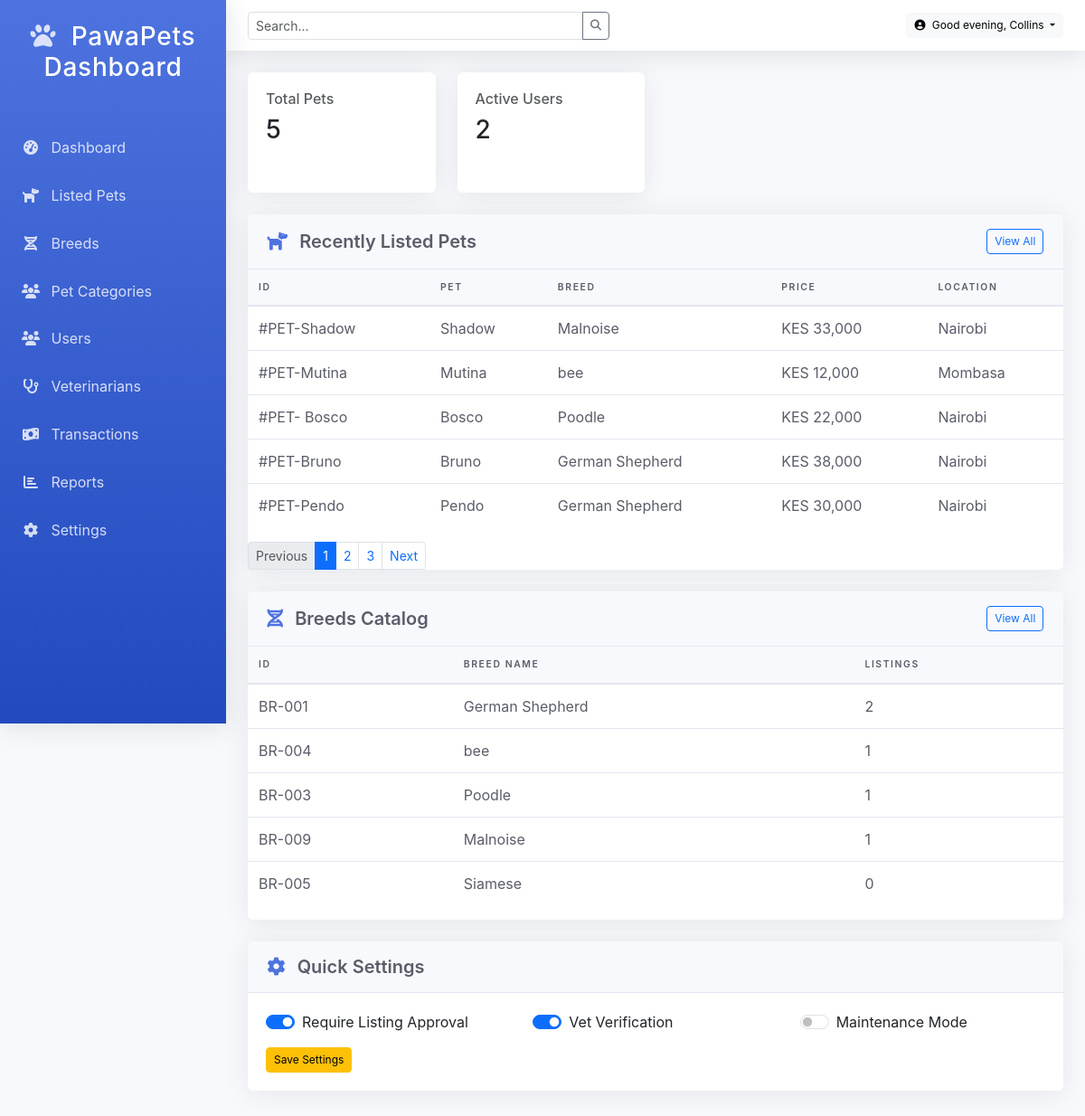
Screenshot of /Admin/dashboard.php (signed in) with the database file from the repository.
### tables this page shows
CREATE TABLE `puppy_listing` (
  `puppy_id` int(11) NOT NULL,
  `category_id` int(11) NOT NULL,
  `breed_id` int(11) NOT NULL,
  `puppy_name` varchar(100) NOT NULL,
  `puppy_age` int(11) NOT NULL,
  `puppy_location` varchar(100) NOT NULL,
  `price` decimal(10,2) NOT NULL,
  `puppy_desc` varchar(255) NOT NULL,
  `created_at` timestamp NOT NULL DEFAULT current_timestamp()
);

CREATE TABLE `puppy_breed` (
  `breed_id` int(11) NOT NULL,
  `breed_name` varchar(100) NOT NULL
);

### Admin/dashboard.php (the view, shortened to what this page needs)
<?php
include('functions/functions.php');
?>
<!DOCTYPE html>
<html lang="en">
<head>
    <link href="https://cdn.jsdelivr.net/npm/bootstrap@5.3.0/dist/css/bootstrap.min.css" rel="stylesheet">
    <link rel="stylesheet" href="https://cdnjs.cloudflare.com/ajax/libs/font-awesome/6.4.0/css/all.min.css">
</head>
<body>
    <div class="admin-container">
        <?php
         include("components/sidebar.php");
         include("components/adminHeader.php");
        ?>
        <main class="admin-main">
            <div class="row mb-4">
                <?php
                $totalPets = $con->query("SELECT COUNT(*) FROM puppy_listing")->fetch_row()[0];
                $activeUsers = $con->query("SELECT COUNT(*) FROM admin_table")->fetch_row()[0];
                ?>
                <div class="col-md-3">
                    <div class="admin-card h-100">
                        <div class="card-body">
                            <h6 class="text-muted">Total Pets</h6>
                            <h3><?php echo number_format($totalPets) ?></h3>
                        </div>
                    </div>
                </div>
                <div class="col-md-3">
                    <div class="admin-card h-100">
                        <div class="card-body">
                            <h6 class="text-muted">Active Users</h6>
                            <h3><?= number_format($activeUsers) ?></h3>
                        </div>
                    </div>
                </div>
            </div>
            <div class="admin-card">
                <div class="card-header">
                    <h5 class="mb-0"><i class="fas fa-dog me-2"></i> Recently Listed Pets</h5>
                    <div>
                        <a href="listed-pets.php" class="btn btn-sm btn-outline-primary ms-2">View All</a>
                    </div>
                </div>
                <div class="table-responsive">
                    <table class="admin-table">
                        <thead>
                            <tr>
                                <th>ID</th>
                                <th>Pet</th>
                                <th>Breed</th>
                                <th>Price</th>
                                <th>Location</th>
                            </tr>
                        </thead>
                        <tbody>
                            <?php
                                $recentPets = $con->query("
                                SELECT p.*, b.breed_name
                                FROM puppy_listing p
                                LEFT JOIN puppy_breed b ON p.breed_id = b.breed_id
                                ORDER BY p.created_at DESC
                                LIMIT 5
                                ");
                            ?>
                            <?php if($recentPets->num_rows > 0): ?>
                                <?php while($pet = $recentPets->fetch_assoc()): ?>
                                    <tr>
                                        <td>#PET-<?= str_pad($pet['puppy_name'], 4, '0', STR_PAD_LEFT) ?></td>
                                        <td>
                                            <div class="d-flex align-items-center">
                                                <?= htmlspecialchars($pet['puppy_name']) ?>
                                            </div>
                                        </td>
                                        <td><?= htmlspecialchars($pet['breed_name']) ?? 'N/A' ?></td>
                                        <td>KES <?= number_format($pet['price']) ?></td>
                                        <td><?= htmlspecialchars($pet['puppy_location']) ?></td>
                                    </tr>
                                <?php endwhile; ?>
                            <?php else: ?>
                                <tr>
                                    <td colspan="6" class="text-center py-4">No recent listings</td>
                                </tr>
                            <?php endif; ?>
                        </tbody>
                    </table>
                </div>
                <div class="card-footer">
                    <nav aria-label="Page navigation">
                        <ul class="pagination pagination-sm mb-0 mb-2">
                            <li class="page-item disabled"><a class="page-link" href="#">Previous</a></li>
                            <li class="page-item active"><a class="page-link" href="#">1</a></li>
                            <li class="page-item"><a class="page-link" href="#">2</a></li>
                            <li class="page-item"><a class="page-link" href="#">3</a></li>
                            <li class="page-item"><a class="page-link" href="#">Next</a></li>
                        </ul>
                    </nav>
                </div>
            </div>
            <div class="admin-card mt-4">
                <div class="card-header">
                    <h5 class="mb-0"><i class="fas fa-dna me-2"></i> Breeds Catalog</h5>
                    <div>
                        <a href="breeds.php" class="btn btn-sm btn-outline-primary ms-2">View All</a>
                    </div>
                </div>
                <div class="table-responsive">
                    <table class="admin-table">
                        <thead>
                            <tr>
                                <th>ID</th>
                                <th>Breed Name</th>
                                <th>Listings</th>
                            </tr>
                        </thead>
                        <tbody>
                            <?php
                                $breeds = $con->query("
                                SELECT b.*, COUNT(p.puppy_id) AS listings
                                FROM puppy_breed b
                                LEFT JOIN puppy_listing p ON b.breed_id = p.breed_id
                                GROUP BY b.breed_id
                                ORDER BY listings DESC
                                LIMIT 5
                                ");
                            ?>
                            <?php if($breeds->num_rows > 0): ?>
                                <?php while($breed = $breeds->fetch_assoc()): ?>
                                    <tr>
                                        <td>BR-<?= str_pad($breed['breed_id'], 3, '0', STR_PAD_LEFT) ?></td>
                                        <td><?= htmlspecialchars($breed['breed_name']) ?></td>
                                        <td><?= number_format($breed['listings']) ?></td>
                                    </tr>
                                <?php endwhile; ?>
                            <?php else: ?>
                                <tr>
                                    <td colspan="4" class="text-center py-4">No breeds found</td>
                                </tr>
                            <?php endif; ?>
                        </tbody>
                    </table>
                </div>
            </div>
            <div class="admin-card mt-4">
                <div class="card-header">
                    <h5 class="mb-0"><i class="fas fa-cog me-2"></i> Quick Settings</h5>
                </div>
                <div class="card-body">
                    <div class="row">
                        <div class="col-md-4">
                            <div class="form-check form-switch mb-3">
                                <input class="form-check-input" type="checkbox" id="approvalToggle" checked>
                                <label class="form-check-label" for="approvalToggle">Require Listing Approval</label>
                            </div>
                        </div>
                        <div class="col-md-4">
                            <div class="form-check form-switch mb-3">
                                <input class="form-check-input" type="checkbox" id="verificationToggle" checked>
                                <label class="form-check-label" for="verificationToggle">Vet Verification</label>
                            </div>
                        </div>
                        <div class="col-md-4">
                            <div class="form-check form-switch mb-3">
                                <input class="form-check-input" type="checkbox" id="maintenanceToggle">
                                <label class="form-check-label" for="maintenanceToggle">Maintenance Mode</label>
                            </div>
                        </div>
                    </div>
                    <button class="btn btn-warning btn-sm">Save Settings</button>
                </div>
            </div>
        </main>
    </div>
</body>
</html>

### Admin/dashboard.php (style rules this page uses)
:root { --primary-color: #4e73df; --primary-hover: #2e59d9; --secondary-color: #858796; --success-color: #1cc88a; --info-color: #36b9cc; --warning-color: #f6c23e; --danger-color: #e74a3b; --light-color: #f8f9fc; --dark-color: #5a5c69; }
body { font-family: 'Nunito', -apple-system, BlinkMacSystemFont, 'Segoe UI', Roboto, 'Helvetica Neue', Arial, sans-serif; background-color: var(--light-color); overflow-x: hidden; }
.admin-container { display: flex; min-height: 100vh; }
.admin-main { margin-left: 250px; margin-top: 56px; padding: 1.5rem; flex: 1; transition: margin-left 0.3s; }
.admin-card { background: white; border-radius: 0.35rem; box-shadow: 0 0.15rem 1.75rem 0 rgba(58, 59, 69, 0.1); margin-bottom: 1.5rem; }
.card-header { padding: 1rem 1.35rem; background-color: #f8f9fc; border-bottom: 1px solid #e3e6f0; display: flex; align-items: center; justify-content: space-between; border-radius: 0.35rem 0.35rem 0 0 !important; }
.card-header h5 { margin: 0; font-weight: 600; color: var(--dark-color); }
.card-header h5 i { color: var(--primary-color); }
.card-body { padding: 1.25rem; }
.admin-table { width: 100%; margin-bottom: 1rem; color: var(--dark-color); border-collapse: collapse; }
.admin-table thead th { vertical-align: bottom; border-bottom: 2px solid #e3e6f0; padding: 0.75rem; background-color: #f8f9fc; font-weight: 600; text-transform: uppercase; font-size: 0.65rem; letter-spacing: 0.1rem; }
.admin-table tbody td { padding: 0.75rem; vertical-align: middle; border-top: 1px solid #e3e6f0; }
.btn-sm { padding: 0.25rem 0.5rem; font-size: 0.75rem; }

### rows the page displays
puppy_listing: puppy_name "Shadow", breed.breed_name "Malnoise", price "33,000", puppy_location "Nairobi"
puppy_listing: puppy_name "Mutina", breed.breed_name "bee", price "12,000", puppy_location "Mombasa"
puppy_listing: puppy_name "Bosco", breed.breed_name "Poodle", price "22,000", puppy_location "Nairobi"
puppy_listing: puppy_name "Bruno", breed.breed_name "German Shepherd", price "38,000", puppy_location "Nairobi"
puppy_listing: puppy_name "Pendo", breed.breed_name "German Shepherd", price "30,000", puppy_location "Nairobi"
puppy_breed: breed_id "001", breed_name "German Shepherd", listings "2"
puppy_breed: breed_id "004", breed_name "bee", listings "1"
puppy_breed: breed_id "003", breed_name "Poodle", listings "1"
puppy_breed: breed_id "009", breed_name "Malnoise", listings "1"
puppy_breed: breed_id "005", breed_name "Siamese", listings "0"

### other values shown
$totalPets "5"
$activeUsers "2"
